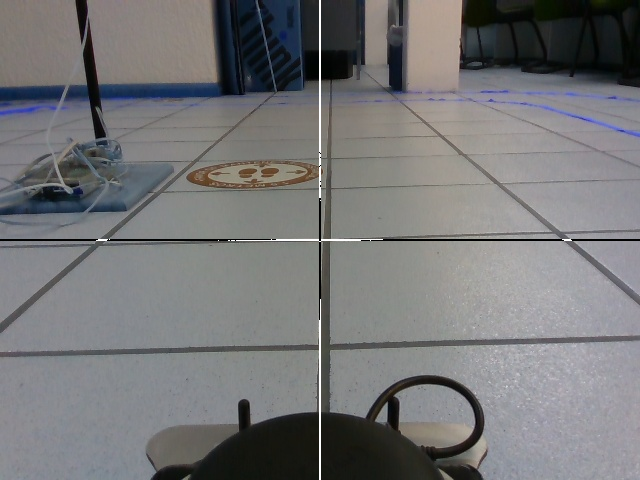
#> input picture autominy_ws/src/tmr2023/calibracion/homografia/image_f2.png, 640 x 480 px
$ python homography.py
#> lines starting #> are read from the running program, lines starting #| are printed output that depends on the picture
import cv2
import numpy as np
from matplotlib import pyplot as plt
from numpy.linalg import inv

img1 = cv2.imread('image_f2.png',1) # Origen (Imagen del suelo)
#> img1 is the input picture: shape (480, 640, 3); mean B, G, R 119, 117.7, 117.5
#**************************************************
#**************************************************
#**************************************************
# Se definen 4 puntos en la imagen de origen. Las unidades son px.
p1_1 = [194,162]
p1_2 = [442,155]
p1_3 = [616,298]
p1_4 = [16,316]
P1 = np.concatenate(([[p1_1],[p1_2],[p1_3],[p1_4]]),axis=0)
# Se seleccionan 4 puntos en la imagen de destino, se escriben en cm y se usa como referencial
# al vector de traslacion T. Este se varia segun convenga a la imagen de salida;
T = [69,183]#[70,177]
p2_1 = np.add([0.0,0.0],T)
p2_2 = np.add([60.6,0.0],T)
p2_3 = np.add([60.6,91.4],T)
p2_4 = np.add([0,91.4],T)
P2 = np.array([p2_1,p2_2,p2_3,p2_4])
H, mask = cv2.findHomography(P1, P2, cv2.RANSAC,5.0)
#**************************************************
#**************************************************
#**************************************************
print("****************")
print("Matriz de Homografia")
print(H) # Matriz de homografia
#Obtenemos la imagen con correccion de pespectiva
imagenH = cv2.warpPerspective(img1, H, (200,300),borderMode=cv2.BORDER_CONSTANT, borderValue=(0, 0, 0))
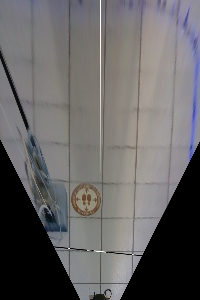
#> imagenH: shape (300, 200, 3); mean B, G, R 101, 100.4, 102.3
cv2.imshow('imagenH',imagenH)
cv2.waitKey(0)
cv2.imwrite('imagen_H.png',imagenH)
cv2.destroyAllWindows()

$ run again, with autominy_ws/src/tmr2023/calibracion/homografia/image_f.png copied over autominy_ws/src/tmr2023/calibracion/homografia/image_f2.png
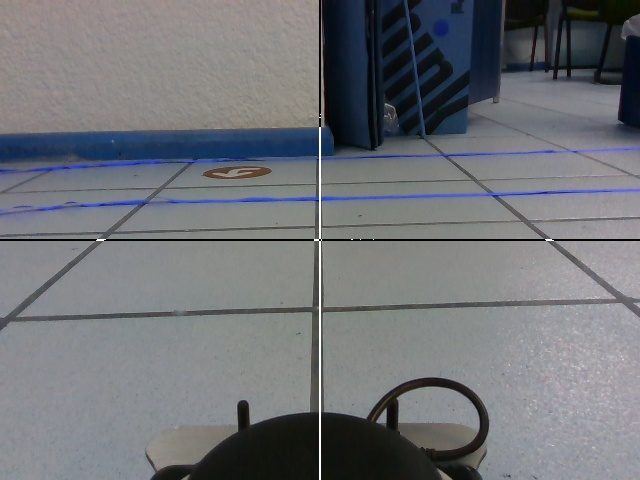
#> input picture autominy_ws/src/tmr2023/calibracion/homografia/image_f.png, 640 x 480 px
#> img1 is the input picture: shape (480, 640, 3); mean B, G, R 119.2, 114.6, 112.2
#> `imagenH = cv2.warpPerspective(img1, H, (200,300),borderMode=cv2.BORDER..`:
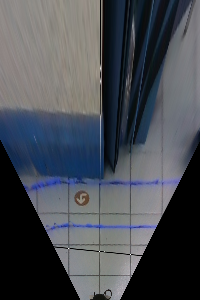
#> imagenH: shape (300, 200, 3); mean B, G, R 83, 75.9, 72
